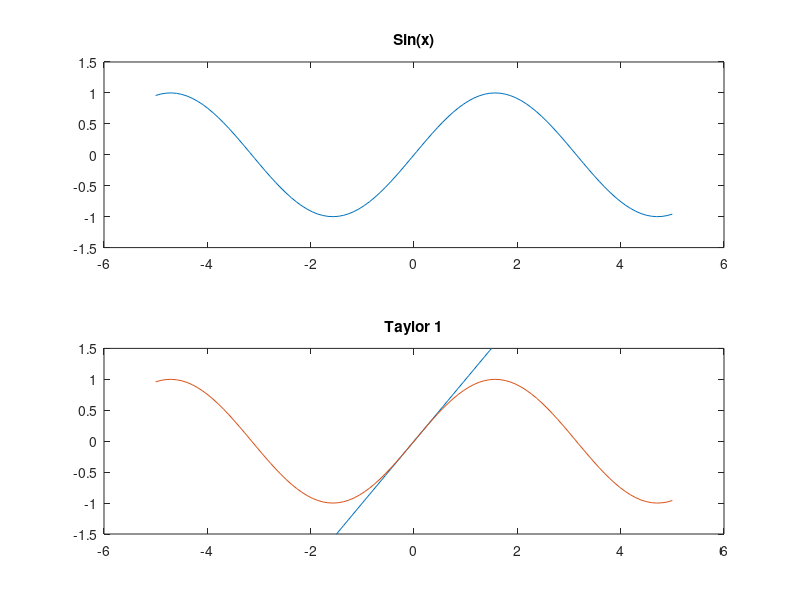
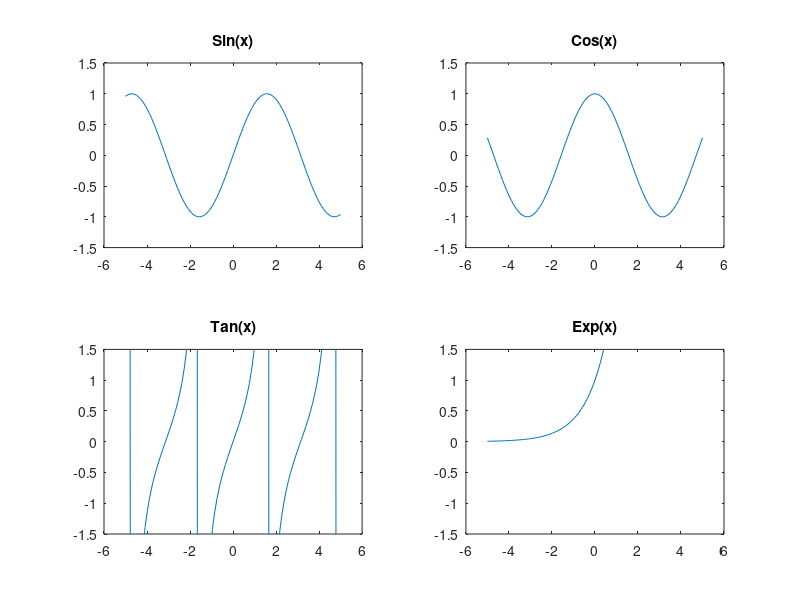

MATLAB code to generate these figures, in order:
%%
x = linspace(-5, 5);

figure(1);
clf;

subplot(2, 1, 1);
plot(x, sin(x));
title('Sin(x)');
ylim([-1.5, 1.5]);

subplot(2, 1, 2);
plot(x, x);
hold on;
plot(x, sin(x));
title('Taylor 1');
ylim([-1.5, 1.5]);

print('subplot_example_1.png', '-dpng', '-r300');

%%
x = linspace(-5, 5);

figure(1);
clf;

subplot(2, 2, 1);
plot(x, sin(x));
title('Sin(x)');
ylim([-1.5, 1.5]);

subplot(2, 2, 2);
plot(x, cos(x));
title('Cos(x)');
ylim([-1.5, 1.5]);

subplot(2, 2, 3);
plot(x, tan(x));
title('Tan(x)');
ylim([-1.5, 1.5]);

subplot(2, 2, 4);
plot(x, exp(x));
title('Exp(x)');
ylim([-1.5, 1.5]);


print('subplot_exercise_1.png', '-dpng', '-r300');
